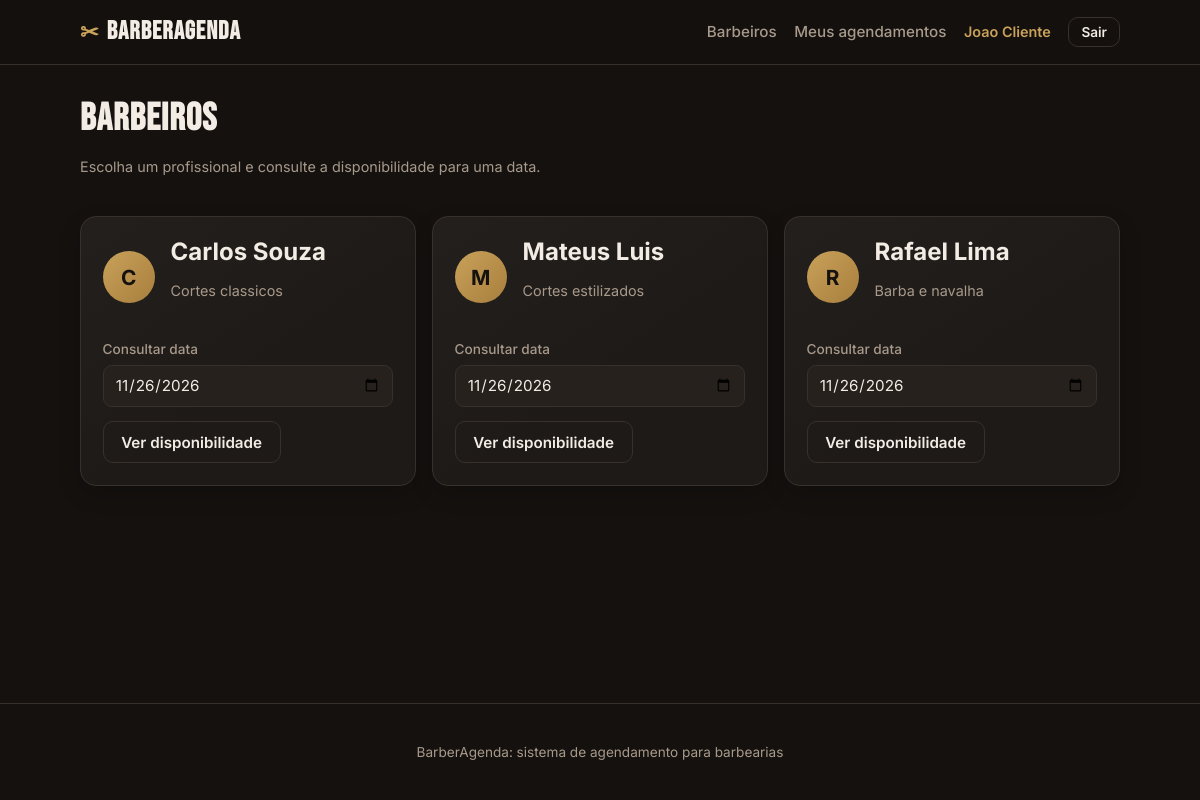
/barbeiros (signed in), run on the app's committed database.
### tables this page shows
CREATE TABLE usuarios (
            id INTEGER PRIMARY KEY AUTOINCREMENT,
            nome TEXT NOT NULL,
            email TEXT NOT NULL UNIQUE,
            senha TEXT NOT NULL,
            papel TEXT NOT NULL CHECK (papel IN ('admin', 'barbeiro', 'cliente')),
            telefone TEXT
        , google_sub TEXT);

CREATE TABLE barbeiros (
            id INTEGER PRIMARY KEY AUTOINCREMENT,
            usuario_id INTEGER UNIQUE,
            nome TEXT NOT NULL,
            especialidade TEXT,
            ativo INTEGER NOT NULL DEFAULT 1,
            FOREIGN KEY (usuario_id) REFERENCES usuarios(id) ON DELETE SET NULL
        );

### app.py (the view, shortened to what this page needs)
@app.route("/barbeiros")
@login_obrigatorio("cliente")
def cliente_barbeiros():
    hoje = datetime.now().strftime("%Y-%m-%d")
    data = request.args.get("data", hoje)
    try:
        data_consulta = datetime.strptime(data, "%Y-%m-%d")
    except ValueError:
        flash("Informe uma data valida para consultar a disponibilidade.", "erro")
        data = hoje
        data_consulta = datetime.strptime(hoje, "%Y-%m-%d")
    conn = get_db()
    barbeiros = conn.execute(
        "SELECT * FROM barbeiros WHERE ativo=1 ORDER BY nome"
    ).fetchall()
    servicos = conn.execute("SELECT * FROM servicos ORDER BY nome").fetchall()
    barbeiro_selecionado = request.args.get("barbeiro_id", type=int)
    if request.args.get("toggle_data") == data:
        barbeiro_selecionado = None
    horarios = []
    servicos_por_horario = {}
    expediente = None
    turnos_expediente = []
    dias_atendimento = []
    for barbeiro in barbeiros:
        disponibilidade = obter_disponibilidade_semana(barbeiro["id"])
    if barbeiro_selecionado and not any(
        barbeiro["id"] == barbeiro_selecionado for barbeiro in barbeiros
    ):
        barbeiro_selecionado = None
    conn.close()
    return render_template(
        "cliente_barbeiros.html",
        barbeiros=barbeiros,
        servicos=servicos,
        barbeiro_selecionado=barbeiro_selecionado,
        data=data,
        hoje=hoje,
        expediente=expediente,
        turnos_expediente=turnos_expediente,
        dias_atendimento=dias_atendimento,
        horarios=horarios,
        servicos_por_horario=servicos_por_horario,
    )

### app.py (called while the page is built)
def usuario_atual():
    uid = session.get("usuario_id")
    if not uid:
        return None
    conn = get_db()
    u = conn.execute("SELECT * FROM usuarios WHERE id=?", (uid,)).fetchone()
    conn.close()
    return u

def login_obrigatorio(*papeis):
    def decorator(f):
        @wraps(f)
        def wrapper(*args, **kwargs):
            u = usuario_atual()
            if not u:
                flash("Faca login para continuar.", "erro")
                return redirect(url_for("login"))
            if papeis and u["papel"] not in papeis:
                abort(403)
            return f(*args, **kwargs)
        return wrapper
    return decorator

@app.context_processor
def injeta_usuario():
    return {"usuario": usuario_atual()}

@app.template_filter("moeda")
def moeda(valor):
    return f"R$ {valor:,.2f}".replace(",", "X").replace(".", ",").replace("X", ".")

### db.py (called while the page is built)
def get_db():
    conn = sqlite3.connect(DB_PATH)
    conn.row_factory = sqlite3.Row
    conn.execute("PRAGMA foreign_keys = ON")
    return conn

def obter_disponibilidade_semana(barbeiro_id):
    conn = get_db()
    disponibilidade = conn.execute(
        """SELECT dia_semana, hora_inicio, hora_fim
           FROM disponibilidade_barbeiros
           WHERE barbeiro_id=?
           ORDER BY dia_semana""",
        (barbeiro_id,),
    ).fetchall()
    conn.close()
    return disponibilidade

### templates/cliente_barbeiros.html (shortened to what this page needs)
{% extends "base.html" %}
{% block content %}
<div class="page-head">
    <div>
        <h1>Barbeiros</h1>
        <p class="muted">Escolha um profissional e consulte a disponibilidade para uma data.</p>
    </div>
</div>
{% if barbeiros %}
<div class="grid grid-barbeiros cliente-barbeiros-grid">
    {% for b in barbeiros %}
    <article class="card cliente-barbeiro-card">
        <div class="barbeiro-card">
            <div class="avatar">{{ b.nome[0]|upper }}</div>
            <div>
                <h2>{{ b.nome }}</h2>
                {% if b.especialidade %}<p class="muted">{{ b.especialidade }}</p>{% endif %}
            </div>
        </div>
        <form method="get" action="{{ url_for('cliente_barbeiros') }}" class="form form-inline barbeiro-consulta">
            <label>Consultar data
                <input type="date" name="data" value="{{ data }}" min="{{ hoje }}" required>
            </label>
            <button type="submit" class="btn btn-ghost">Ver disponibilidade</button>
        </form>
    </article>
    {% endfor %}
</div>
{% else %}
<div class="card empty"><p>Nenhum barbeiro disponível no momento.</p></div>
{% endif %}
{% endblock %}

### templates/base.html (shortened to what this page needs)
<!DOCTYPE html>
<html lang="pt-BR">
<head>
    <link rel="stylesheet" href="{{ url_for('static', filename='style.css') }}">
</head>
<body>
    <header class="topbar">
        <div class="container topbar-inner">
            <a href="{{ url_for('index') }}" class="brand">
                <span class="brand-mark">✂</span>
                <span class="brand-name">BarberAgenda</span>
            </a>
            <nav class="nav">
                {% if usuario %}
                    {% if usuario.papel == 'cliente' %}
                        <a href="{{ url_for('cliente_barbeiros') }}" class="{% if request.endpoint == 'cliente_barbeiros' %}nav-active{% endif %}" {% if request.endpoint == 'cliente_barbeiros' %}aria-current="page"{% endif %}>Barbeiros</a>
                        <a href="{{ url_for('cliente_agendamentos') }}" class="" >Meus agendamentos</a>
                    {% elif usuario.papel == 'barbeiro' %}
                        <a href="{{ url_for('barbeiro_agenda') }}" class="{% if request.endpoint == 'barbeiro_agenda' %}nav-active{% endif %}" {% if request.endpoint == 'barbeiro_agenda' %}aria-current="page"{% endif %}>Minha agenda</a>
                    {% endif %}
                    <span class="nav-user">{{ usuario.nome }}</span>
                    <form method="post" action="{{ url_for('logout') }}">
                        <button type="submit" class="btn btn-ghost btn-sm">Sair</button>
                    </form>
                {% else %}
                    <a href="{{ url_for('index') }}">Início</a>
                    <a href="{{ url_for('cadastro') }}">Criar conta</a>
                    <a href="{{ url_for('login') }}" class="btn btn-ghost btn-sm">Entrar</a>
                {% endif %}
            </nav>
        </div>
    </header>
    <main class="container main">
        {% block content %}{% endblock %}
    </main>
    <footer class="footer">
        <div class="container">
            <p>BarberAgenda: sistema de agendamento para barbearias</p>
        </div>
    </footer>
</body>
</html>

### static/style.css (style rules this page uses)
:root { --bg: #14110f; --surface: #1e1a17; --surface-2: #26211d; --border: #38312b; --text: #f2ece4; --muted: #a89a8b; --gold: #c8a15a; --gold-dark: #a87f3d; --danger: #c0574f; --green: #5fa06a; --blue: #5b86b0; --radius: 12px; --maxw: 1080px; }
* { box-sizing: border-box; }
body { margin: 0; background: var(--bg); color: var(--text); font-family: 'Inter', system-ui, sans-serif; line-height: 1.5; display: flex; flex-direction: column; min-height: 100vh; }
.container { width: 100%; max-width: var(--maxw); margin: 0 auto; padding: 0 1.25rem; }
h1, h2, h3 { line-height: 1.15; margin: 0 0 .5rem; }
a { color: var(--gold); text-decoration: none; }
.muted { color: var(--muted); font-size: .9rem; }
.topbar { background: rgba(20,17,15,.85); backdrop-filter: blur(8px); border-bottom: 1px solid var(--border); position: sticky; top: 0; z-index: 10; }
.topbar-inner { display: flex; align-items: center; justify-content: space-between; min-height: 64px; padding-block: .5rem; gap: 1rem; }
.brand { display: flex; align-items: center; gap: .5rem; color: var(--text); font-weight: 700; flex-shrink: 0; }
.brand-mark { color: var(--gold); font-size: 1.4rem; }
.brand-name { font-family: 'Bebas Neue', sans-serif; font-size: 1.6rem; letter-spacing: 1px; }
.nav { display: flex; align-items: center; justify-content: flex-end; gap: .5rem 1.1rem; flex-wrap: wrap; min-width: 0; }
.nav form { margin: 0; }
.nav a { color: var(--muted); font-weight: 500; font-size: .95rem; }
.nav-user { color: var(--gold); font-size: .9rem; font-weight: 600; }
.main { flex: 1; padding: 2rem 1.25rem 3rem; }
.grid { display: grid; gap: 1rem; }
.grid-barbeiros { grid-template-columns: repeat(auto-fit, minmax(min(100%, 260px), 1fr)); }
.cliente-barbeiros-grid { align-items: start; }
.card { background: linear-gradient(145deg, rgba(255,255,255,.025), transparent 60%), var(--surface); border: 1px solid var(--border); border-radius: 16px; padding: 1.35rem; box-shadow: 0 8px 22px rgba(0,0,0,.16); min-width: 0; }
.card + .card { margin-top: 1.25rem; }
.grid .card + .card { margin-top: 0; }
.grid article.card { transition: transform .18s ease, border-color .18s ease, box-shadow .18s ease; }
.barbeiro-card { display: flex; align-items: center; gap: 1rem; }
.barbeiro-card > div:last-child { min-width: 0; }
.barbeiro-card h2, .barbeiro-card h3 { overflow-wrap: normal; word-break: normal; }
.avatar { width: 52px; height: 52px; border-radius: 50%; background: linear-gradient(135deg, var(--gold), var(--gold-dark)); color: #14110f; display: flex; align-items: center; justify-content: center; font-weight: 700; font-size: 1.3rem; flex-shrink: 0; }
.cliente-barbeiro-card { display: flex; flex-direction: column; min-height: 270px; }
.cliente-barbeiro-card .barbeiro-consulta { margin-top: auto; }
.btn { display: inline-flex; align-items: center; justify-content: center; gap: .4rem; padding: .65rem 1.1rem; border-radius: 10px; border: 1px solid transparent; font-weight: 600; font-size: .95rem; cursor: pointer; font-family: inherit; transition: .15s; text-decoration: none; }
.btn-ghost { background: transparent; color: var(--text); border-color: var(--border); }
.btn-sm { padding: .4rem .75rem; font-size: .85rem; }
.form { display: flex; flex-direction: column; gap: .9rem; }
.form label, .form-inline label { display: flex; flex-direction: column; gap: .35rem; font-size: .85rem; color: var(--muted); font-weight: 500; }
.form-inline { display: flex; flex-direction: row; gap: .9rem; align-items: flex-end; flex-wrap: wrap; }
.form.form-inline > label { flex: 1 1 220px; }
input, select { background: var(--surface-2); border: 1px solid var(--border); color: var(--text); padding: .6rem .7rem; border-radius: 9px; font-size: .95rem; font-family: inherit; }
.form input:not([type="checkbox"]), .form select, .form-inline label > input:not([type="checkbox"]), .form-inline label > select, .dashboard-filter input { width: 100%; max-width: 100%; min-width: 0; }
.page-head { display: flex; align-items: flex-end; justify-content: space-between; gap: 1rem; flex-wrap: wrap; margin-bottom: 1.5rem; }
.page-head h1 { font-family: 'Bebas Neue', sans-serif; font-size: 2.4rem; letter-spacing: 1px; }
.footer { border-top: 1px solid var(--border); padding: 1.5rem 0; color: var(--muted); font-size: .85rem; text-align: center; }

### data on the page
usuarios: nome "Joao Cliente"
barbeiros: nome "C", nome "Carlos Souza", especialidade "Cortes classicos", data "11/26/2026"
barbeiros: nome "M", nome "Mateus Luis", especialidade "Cortes estilizados", data "11/26/2026"
barbeiros: nome "R", nome "Rafael Lima", especialidade "Barba e navalha", data "11/26/2026"
